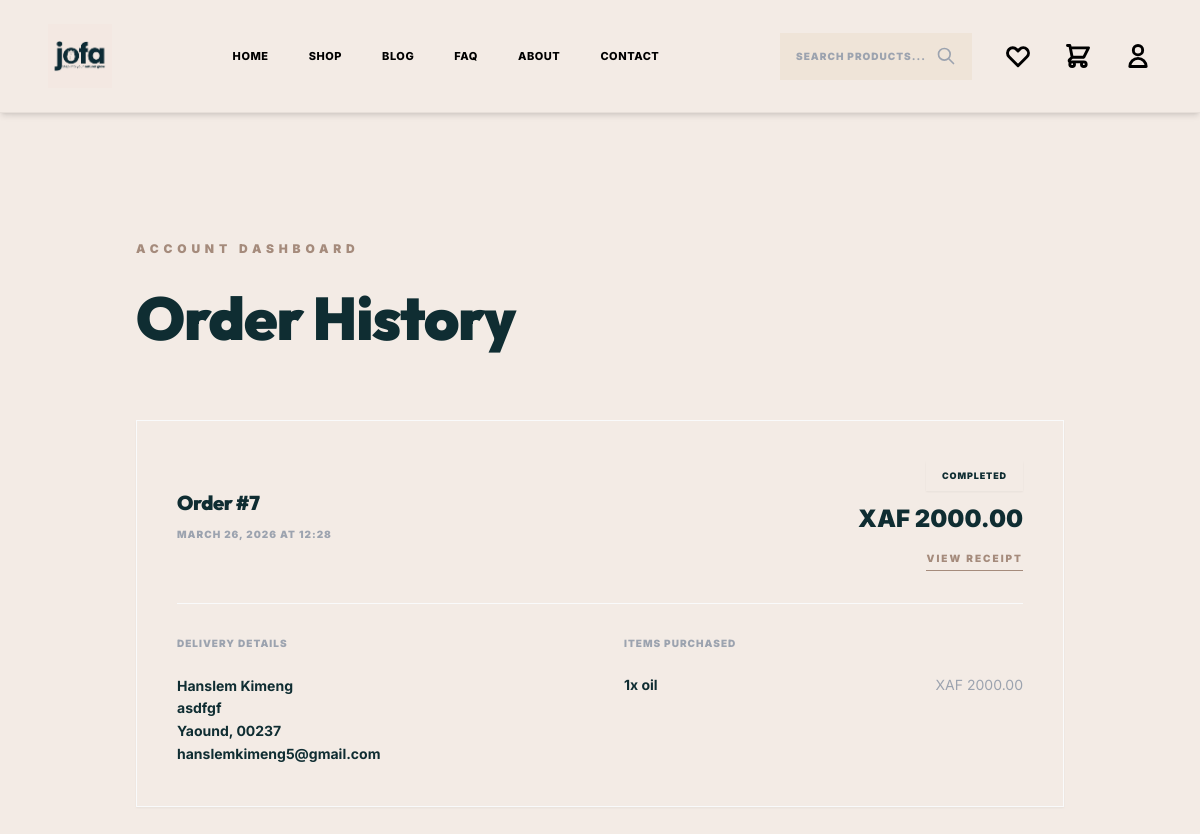
Page /orders/history/ (signed in) on the committed database.
### orders/models.py (models this page shows, shortened)
class Order(models.Model):
    STATUS_CHOICES = [
        ('pending', 'Pending'),
        ('completed', 'Completed'),
        ('cancelled', 'Cancelled'),
    ]
    user = models.ForeignKey(User, on_delete=models.CASCADE, related_name='orders')
    first_name = models.CharField(max_length=50)
    last_name = models.CharField(max_length=50)
    email = models.EmailField()
    address = models.CharField(max_length=250)
    postal_code = models.CharField(max_length=20)
    city = models.CharField(max_length=100)
    phone_number = models.CharField(max_length=20, blank=True)
    created = models.DateTimeField(auto_now_add=True)
    updated = models.DateTimeField(auto_now=True)
    paid = models.BooleanField(default=False)
    status = models.CharField(max_length=20, choices=STATUS_CHOICES, default='pending')
    class Meta:
        ordering = ('-created',)
    def get_total_cost(self):
        return sum(item.get_cost() for item in self.items.all())

class OrderItem(models.Model):
    order = models.ForeignKey(Order, related_name='items', on_delete=models.CASCADE)
    product = models.ForeignKey(Product, related_name='order_items', on_delete=models.CASCADE)
    price = models.DecimalField(max_digits=10, decimal_places=2)
    quantity = models.PositiveIntegerField(default=1)
    def get_cost(self):
        return self.price * self.quantity

### products/models.py (models this page shows, shortened)
class Product(models.Model):
    SKIN_TYPE_CHOICES = [
        ('all', 'All Skin Types'),
        ('dry', 'Dry Skin'),
        ('oily', 'Oily Skin'),
        ('sensitive', 'Sensitive Skin'),
        ('combination', 'Combination Skin'),
    ]
    category = models.ForeignKey(Category, related_name='products', on_delete=models.CASCADE)
    name = models.CharField(max_length=200)
    slug = models.SlugField(unique=True, blank=True)
    image = models.ImageField(upload_to='products/', blank=True, null=True)
    price = models.DecimalField(max_digits=10, decimal_places=2)
    description = models.TextField()
    ingredients = models.TextField()
    skin_type = models.CharField(max_length=20, choices=SKIN_TYPE_CHOICES, default='all')
    stock = models.IntegerField(default=0)
    available = models.BooleanField(default=True)
    featured = models.BooleanField(default=False)
    created_at = models.DateTimeField(auto_now_add=True)
    updated_at = models.DateTimeField(auto_now=True)
    class Meta:
        ordering = ['-created_at']

### orders/views.py (the view)
# urls.py: path('history/', views.OrderHistoryView.as_view(), name='order_history'),
class OrderHistoryView(LoginRequiredMixin, ListView):
    model = Order
    template_name = 'orders/order_history.html'
    context_object_name = 'orders'
    def get_queryset(self):
        return Order.objects.filter(user=self.request.user)

### orders/cart.py (called while the page is built)
    def __len__(self):
        return sum(item['quantity'] for item in self.cart.values())

### orders/context_processors.py (called while the page is built)
def cart(request):
    return {'cart': Cart(request)}

### templates/orders/order_history.html (shortened to what this page needs)
{% extends 'base.html' %}
{% load static %}
{% block content %}
<section class="py-32 bg-jofa-beige min-h-screen">
    <div class="container mx-auto px-6 md:px-12 max-w-5xl">
        <div class="mb-16">
            <span class="text-xs uppercase tracking-[0.4em] font-black text-jofa-gold mb-6 block">Account
                Dashboard</span>
            <h1 class="text-6xl serif text-jofa-onyx font-black leading-tight">Order History</h1>
        </div>
        <div class="grid grid-cols-1 gap-8">
            {% for order in orders %}
            <div
                class="bg-jofa-beige p-10 shadow-sm border border-gray-50 hover:shadow-xl transition-all duration-500 group">
                <div
                    class="flex flex-col md:flex-row justify-between items-start md:items-center space-y-6 md:space-y-0 pb-8 border-b border-gray-50 mb-8">
                    <div>
                        <h3
                            class="text-xl serif font-black text-jofa-onyx group-hover:text-jofa-gold transition-colors">
                            Order #{{ order.id }}</h3>
                        <p class="text-[10px] uppercase tracking-widest font-black text-gray-400 mt-2">{{ order.created|date:"F d, Y" }} at {{ order.created|time:"H:i" }}</p>
                    </div>
                    <div class="text-left md:text-right">
                        <span
                            class="text-[9px] uppercase tracking-widest font-black bg-jofa-beige px-4 py-2 mb-3 inline-block shadow-sm">
                            {{ order.get_status_display }}
                        </span>
                        <p class="text-2xl font-black text-jofa-onyx">XAF {{ order.get_total_cost }}</p>
                        <a href="{% url 'orders:order_detail' order.id %}"
                            class="mt-4 inline-block text-[10px] uppercase tracking-[0.2em] font-black text-jofa-gold hover:text-jofa-onyx border-b border-jofa-gold pb-1 transition-all">View
                            Receipt</a>
                    </div>
                </div>
                <div class="grid grid-cols-1 md:grid-cols-2 gap-12">
                    <div>
                        <h4 class="text-[10px] uppercase tracking-widest font-black text-gray-400 mb-6">Delivery Details
                        </h4>
                        <p class="text-sm font-bold text-jofa-onyx leading-relaxed">
                            {{ order.first_name }} {{ order.last_name }}<br>
                            {{ order.address }}<br>
                            {{ order.city }}, {{ order.postal_code }}<br>
                            {{ order.email }}
                        </p>
                    </div>
                    <div>
                        <h4 class="text-[10px] uppercase tracking-widest font-black text-gray-400 mb-6">Items Purchased
                        </h4>
                        <ul class="space-y-4">
                            {% for item in order.items.all %}
                            <li class="flex justify-between items-center text-sm">
                                <span class="font-bold text-jofa-onyx">{{ item.quantity }}x {{ item.product.name }}</span>
                                <span class="text-gray-400">XAF {{ item.price }}</span>
                            </li>
                            {% endfor %}
                        </ul>
                    </div>
                </div>
            </div>
            {% endfor %}
        </div>
    </div>
</section>
{% endblock %}

### templates/base.html (style rules this page uses)
body { font-family: 'Inter', sans-serif; background-color: #F3EBE5; color: #0F2D32; font-weight: 400; }
h1, h2, h3, .serif { font-family: 'Outfit', sans-serif; font-weight: 800; color: #0F2D32; letter-spacing: -0.02em; }
p { line-height: 1.8; color: #2D4F52; font-weight: 400; }

### rows in the picture
Order: id "7", created "MARCH 26, 2026", created "12:28", status "COMPLETED", get_total_cost "2000.00", first_name "Hanslem", last_name "Kimeng", address "asdfgf", city "Yaound", postal_code "00237", email "hanslemkimeng5@gmail.com"
OrderItem: quantity "1", product.name "oil", price "2000.00"
